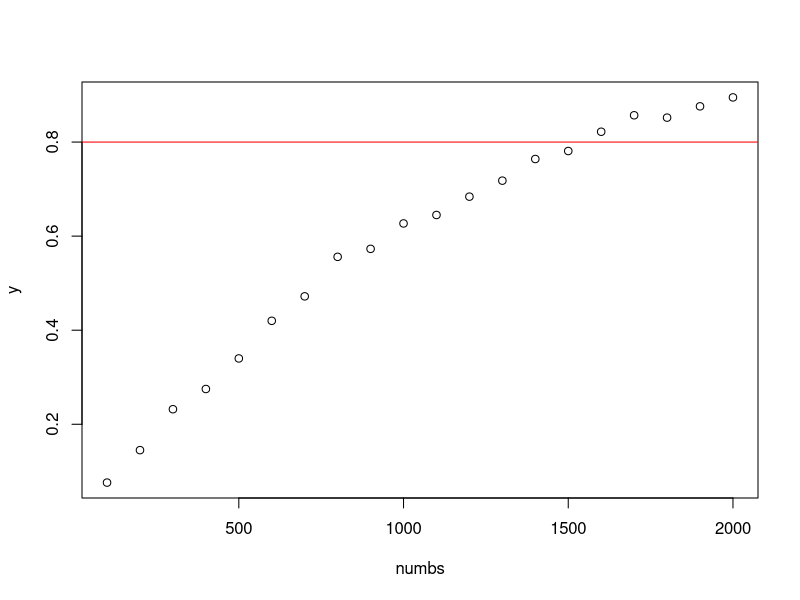
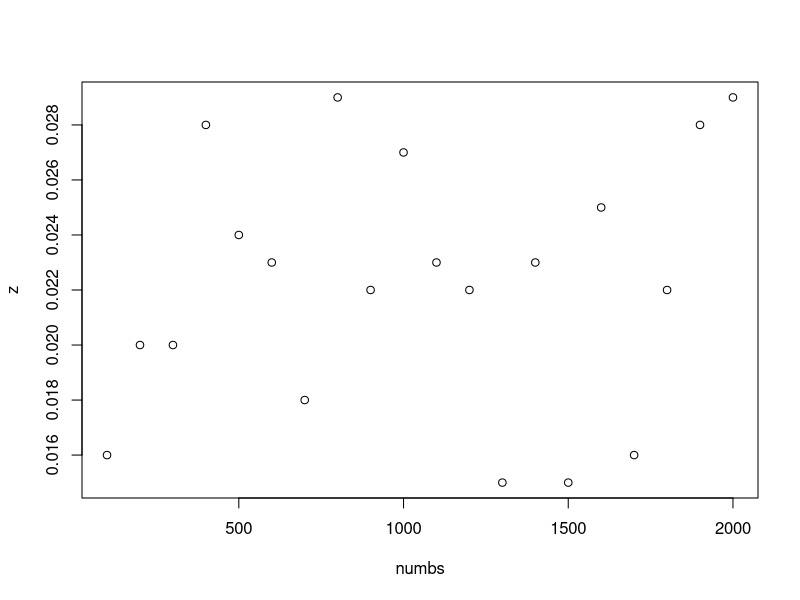

Generate these figures, in order, with R:
## ---- chunk 1
knitr::opts_chunk$set(echo = TRUE)
## ---- chunk 2
f1 <- function(n, piE, piC, numsim = 1000){
  sE <- rbinom(numsim, n, piE)
  sC <- rbinom(numsim, n, piC)
  pvals <- sapply(1:numsim, FUN = function(i) prop.test(x = c(sE[i], sC[i]), n = c(n, n),
                                                        alternative = "less")$p.value)
  mean(pvals < 0.025)
}
## ---- chunk 3
piE <- 0.35
piC <- 0.4
numbs <- seq(100, 2000, by=100) #defines our sequence for n = (100,200,300,...2000)
y <- NULL
## ---- chunk 4
set.seed(42) #we set a seed so we can fairly compare each simulation
for (n in numbs){
 y[n] <- (f1(n, piE, piC, numsim = 1000))
}

y <- y[numbs]

## ---- chunk 5
plot(numbs, y)
abline(h=0.8, col="red")
## ---- chunk 6
z <- NULL
set.seed(42)
for (n in numbs){
  z[n] <- (f1(n, 0.4, 0.4, numsim = 1000))
}
z <- z[numbs]
## ---- chunk 7
plot(numbs, z)
## ---- chunk 8
f2 <- function(n, piE, piC, numsim = 1000, alpha=0.025){
  sE <- rbinom(numsim, (0.5*n), piE) #We only use half the n in each step.
  sC <- rbinom(numsim, (0.5*n), piC)
  pvals <- sapply(1:numsim, FUN = function(i) prop.test(x = c(sE[i], sC[i]), n = c((0.5*n), (0.5*n)),
                                                        alternative = "less")$p.value)
  
  n.signif <- mean(pvals < alpha) #percentage of significant p-values
  fulltrial <- sum((pvals > alpha) == TRUE) ##number of insignificant p-values

  nonsig <- numeric(0)
  
  for(i in 1:numsim){
    if(pvals[i] < alpha){
     nonsig[i] <- 0 #if the p-value is significant the indicator is set to zero
    }
    else{
     nonsig[i] <- 1 #if it is not the the indicator is set to 1
    }
  }
  
  r.sE <- nonsig*sE #define a vector with only the non-significant cases
  r.sE <- r.sE[!r.sE %in% 0] #chose only the unsignificant cases
  sE2 <- rbinom(fulltrial, (0.5*n), piE) #simulate the second half of the non-significant trial
  sEt <- (r.sE+sE2)#combiningthe halves
  
  #same procedure for the control groups
  r.sC <- nonsig*sC
  r.sC <- r.sC[!r.sC %in% 0]
  sC2 <- rbinom(fulltrial, (0.5*n), piE)
  sCt <- (r.sC+sC2)
  
  pvals2 <- sapply(1:length(sEt), FUN = function(i) prop.test(x = c(sEt[i], sCt[i]), n = c(n, n),
                                                        alternative = "less")$p.value)
  n.signif.retrial <- mean(pvals2 < alpha)
  n.signif2 <- (n.signif.retrial*(fulltrial/numsim))
  
  n.signif + n.signif2
}

set.seed(42)
f2(1500, piE, piC, numsim = 1000) # 0.549
f1(1500, piE, piC, numsim = 1000) # 0.792
#power drops quite a bit..

piE <- 0.35
piC <- 0.4
seq(100,2000,by=100)
y <- NULL
for (n in seq(100,2000,by=100)){
  y[n] <- (f2(n, piE, piC, numsim = 1000))
}

y <- y[seq(100,2000,by=100)]
y
## ---- chunk 9
piE <- 0.35
piC <- 0.4
y <- NULL

set.seed(42)
for (n in numbs){
  y[n] <- (f2(n, piE, piC, numsim = 1000,alpha=0.001))
}

y <- y[numbs]
y
